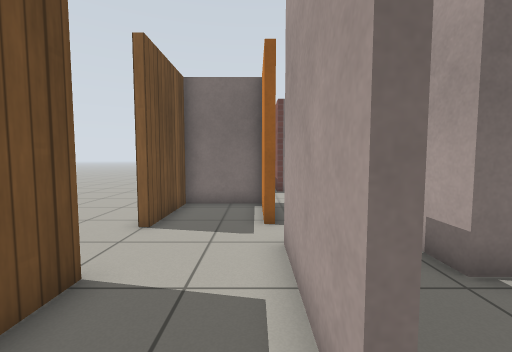
View 1 (above)

20 first-person views from a walk through a Gazebo world. The camera is 0.92 m above the floor, tilts 4° down and sees 90° across. The floor is counted in squares, 0.5 m on a side. Each view is taken from the middle of a square. On the plan, view 1 faces up. The plan holds only what a view shows up to about 15 squares ahead; the rest is blank. Simple patterns stand in for the simulator's built-in surfaces.

View 2
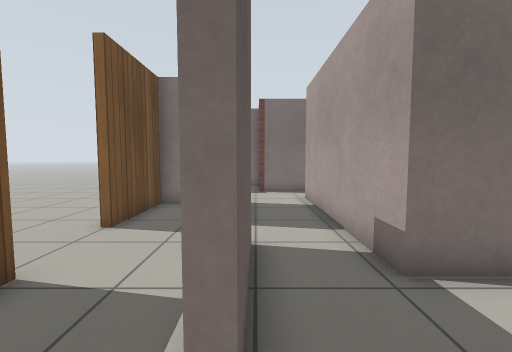

View 3
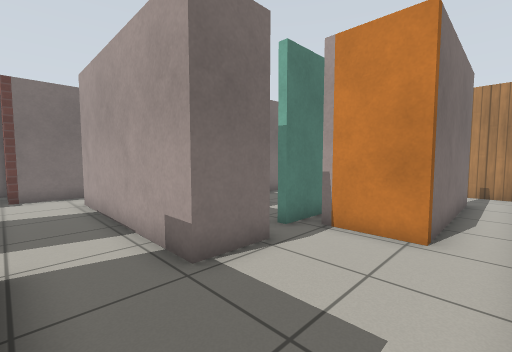

View 4
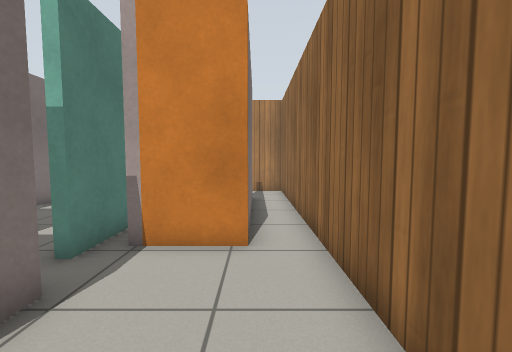

View 5
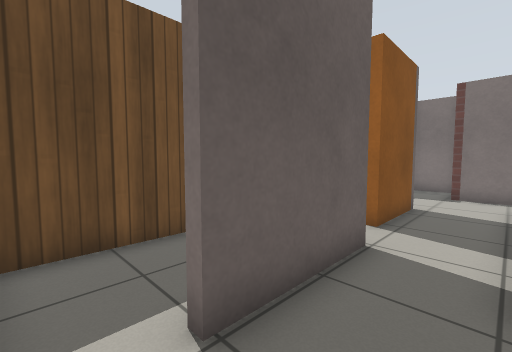

View 6
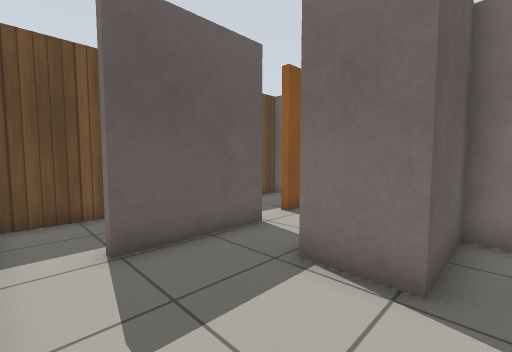

View 7
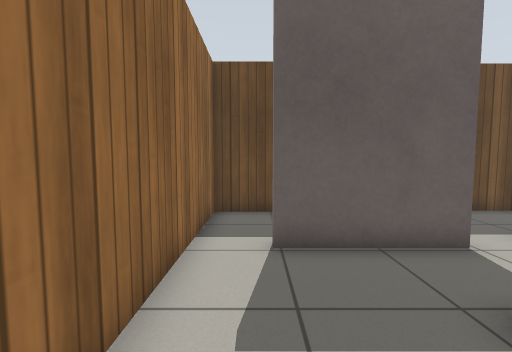

View 8
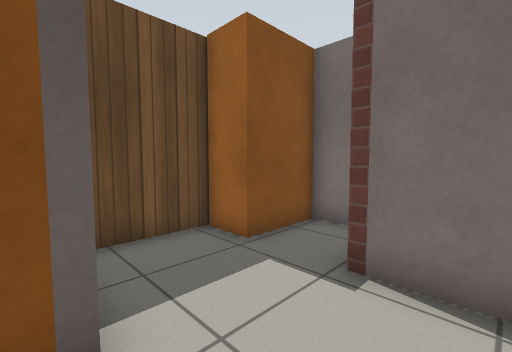

View 9
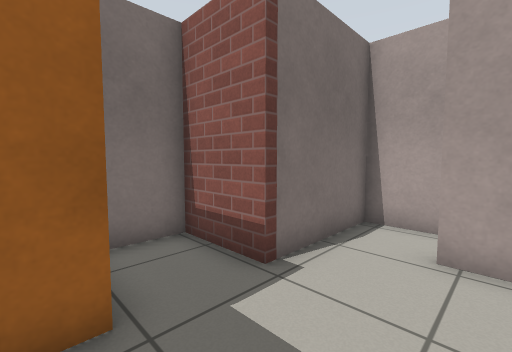

View 10
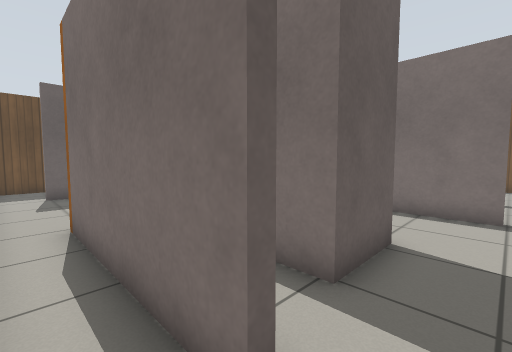

View 11
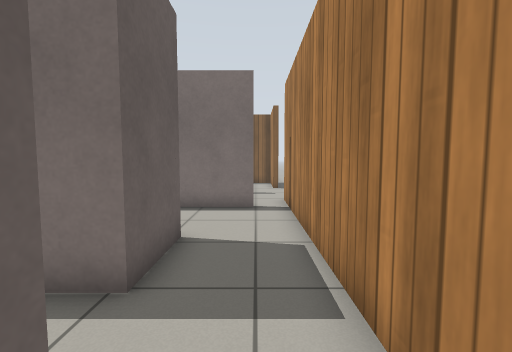

View 12
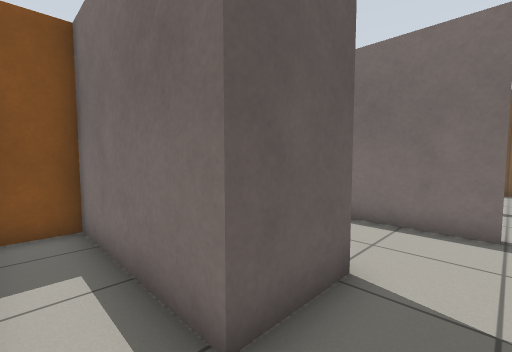

View 13
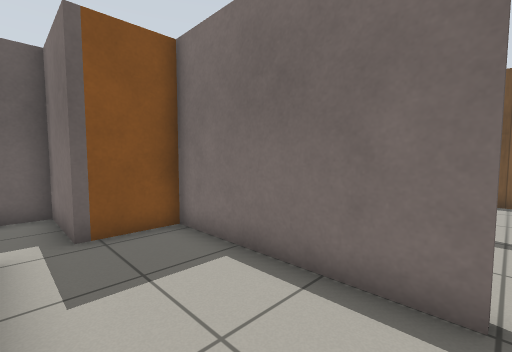

View 14
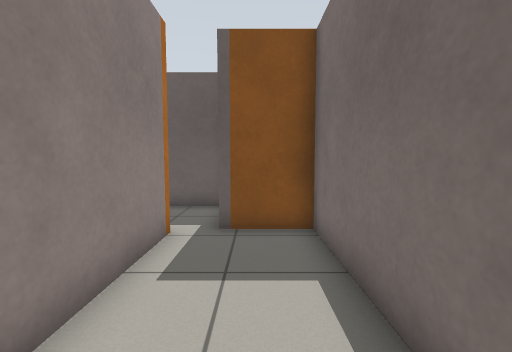

View 15
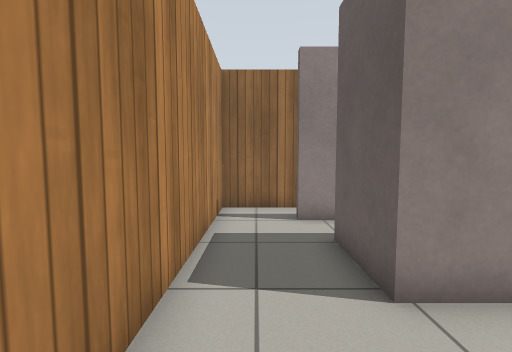

View 16
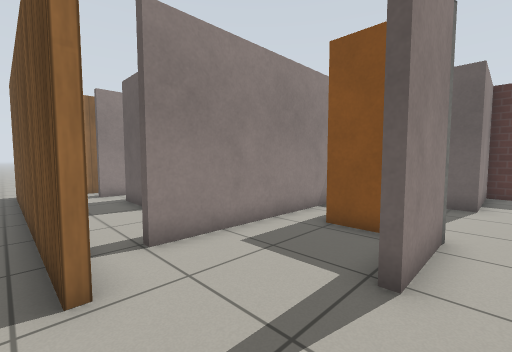

View 17
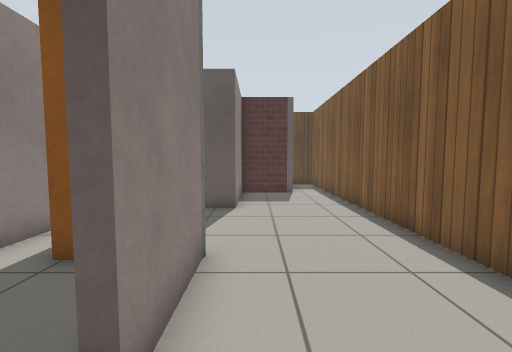

View 18
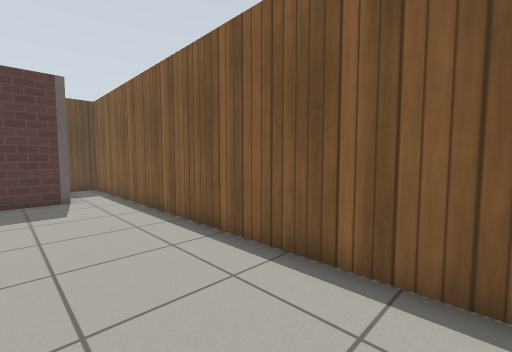

View 19
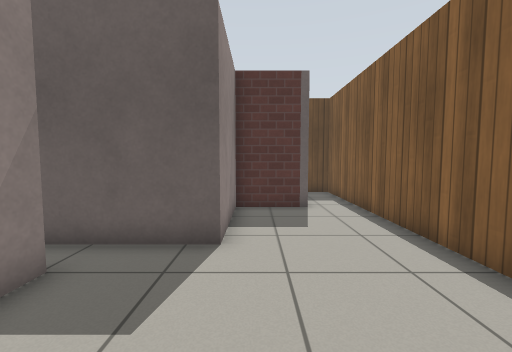

View 20
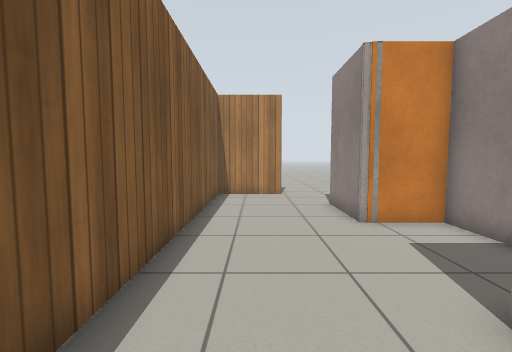

### Floor plan
Points are (right, up) in squares from view 1. A wall is a line through its corners. A room is listed if a view was taken in it or the views show most of it. See-through windows are left out.
Room 1 (views 1, 2, 3, 4, 5, 8, 9)
walls: (0.9, 5.4) (0.9, 1.4) (0.6, 1.4) (0.6, 5.4); (0.2, 10.2) (-2.8, 10.2) (-2.8, 6.7); (0.5, 10.6) (0.5, 7) (0.2, 7) (0.2, 9.8); (3.3, 3.8) (3.3, 11.9); (-2.7, 3.9) (-2.7, -0.4) (3.5, -0.4); (5.4, 12.1) (5.4, 13.9) (1.2, 13.9) (1.2, 16.6) (-1.2, 16.6) (-1.2, 13.9) (-2.8, 13.9) (-2.8, 11.3)
ways out: opening at (4.5, 1.5) to room 2; opening at (-3, 5)
Room 2 (views 6, 7, 10, 11)
walls: (3.5, -0.4) (16.2, -0.4) (16.2, 1.6); (5.3, 3.8) (3.3, 3.8); (13.8, 1.2) (7.2, 1.2) (7.2, 3.8)
ways out: opening at (4.5, 1.5) to room 1; opening at (14.5, 1) to room 3; opening at (6, 4) to room 6
Room 3 (views 12, 13, 14, 15)
walls: (8.6, 5.9) (13.2, 5.9) (13.2, 3.4) (7.6, 3.4) (7.6, 1.9); (14.9, 9.5) (8.5, 9.5) (8.5, 7); (12.5, 1.5) (13.8, 1.5); (16.2, 1.6) (16.2, 11.3)
ways out: opening at (14.5, 1) to room 2; gap at (15, 10) to room 5
Room 4 (view 16)
walls: (16.2, 11.3) (16.5, 11.3) (16.5, -0.8)
ways out: opening at (16, 13.5) to room 5
Room 5 (views 17, 18, 19, 20)
walls: (10.1, 13.5) (10.3, 14) (13.2, 14) (13.2, 13.6); (10.5, 12.9) (10.5, 11.3); (6.9, 11.6) (10.2, 11.6) (10.2, 14); (7.8, 9.8) (14.9, 9.8); (16.1, 15.6) (16.1, 18.9) (-2.8, 18.9) (-2.8, 17.6); (1.5, 17) (1.5, 14.3) (5.7, 14.3) (5.7, 10.5)
ways out: gap at (15, 10) to room 3; opening at (16, 13.5) to room 4
Room 6 (no view inside)
walls: (6.5, 4.4) (6.5, 4.8); (8.5, 7) (5.3, 7) (5.3, 3.8)
ways out: opening at (6, 4) to room 2

Positions as (right, up) in squares from view 1, and headings:
1: (0, 0), facing up
2: (1, 0), facing up
3: (1, 0), facing up-right
4: (2, 1), facing right
5: (3, 0), facing up-left
6: (6, 0), facing up-left
7: (6, 1), facing left
8: (3, 10), facing up-left
9: (-2, 11), facing up-right
10: (15, 0), facing up-left
11: (15, 0), facing up
12: (15, 2), facing up-left
13: (15, 6), facing up-left
14: (15, 8), facing left
15: (15, 9), facing down
16: (17, 15), facing down-left
17: (15, 15), facing left
18: (14, 15), facing up-left
19: (11, 15), facing left
20: (3, 17), facing right
